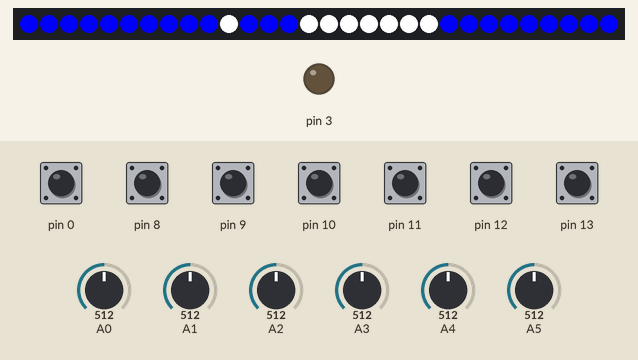
Recording of a sketch running on a simulated Arduino Uno, built for the host (arithmetic inside an expression is 32-bit, double 64-bit). Parts: 30 RGB LEDs in strip order, left to right, output pins drawn as LEDs (lit = HIGH). The inputs (shaded band) are chosen by the test bench; at power-on: pin 0, pin 8–13 HIGH, A0 = 512, A1 = 512, A2 = 512, A3 = 512, A4 = 512, A5 = 512. Dim RGB values are drawn brighter than linear; colours are those a GRB WS2812 strip shows for the declared byte order.

Above: at 3.2 s.
3.3 s: pin 8 pulled LOW for 3.2 s
At 3.38 s:
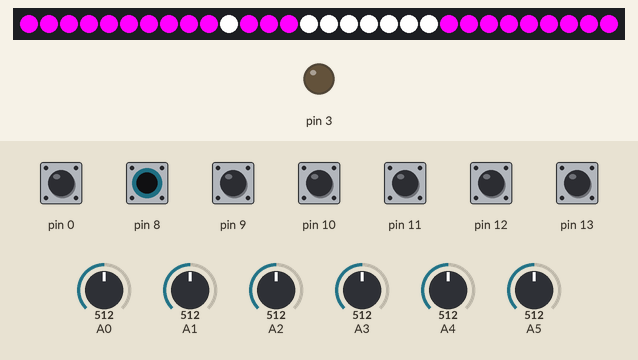
8.0 s: pin 10 pulled LOW for 0.15 s
At 8.8 s:
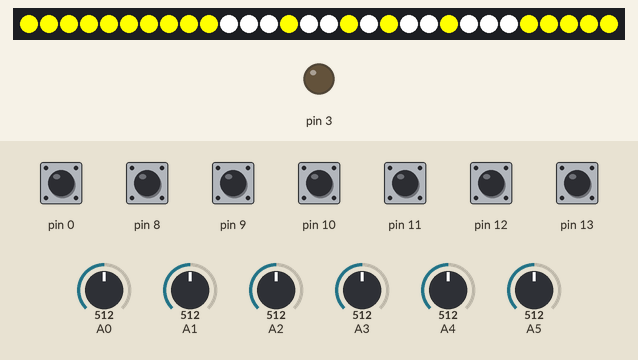
9.6 s: pin 10 pulled LOW for 1 s
At 11.09 s:
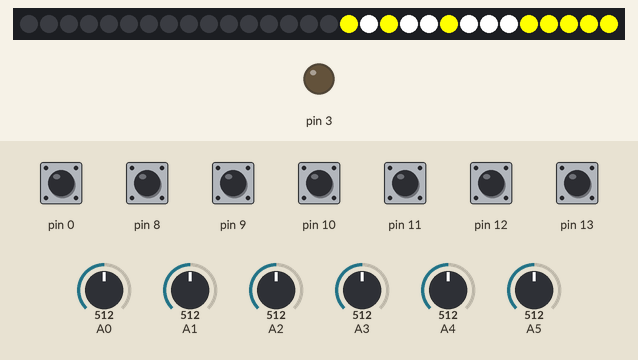
13.0 s: pin 0 pulled LOW for 0.15 s
At 14.7 s:
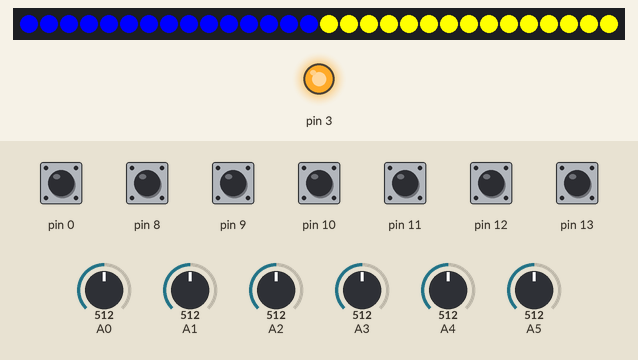
16.1 s: pin 9 pulled LOW for 0.15 s
At 16.27 s:
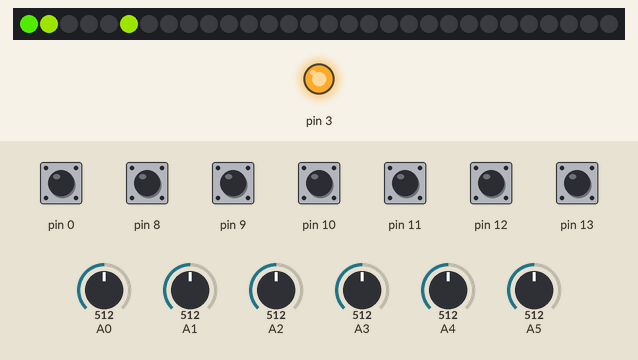
18.2 s: pin 8 pulled LOW for 0.15 s
At 19.1 s:
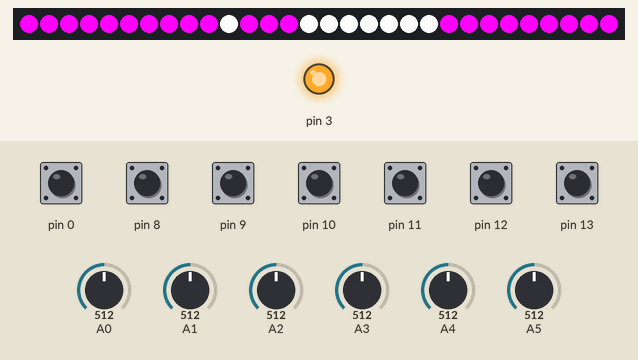
Timing chart, 0 to 20.8 s (numbered marks = the images above; inputs shaded):
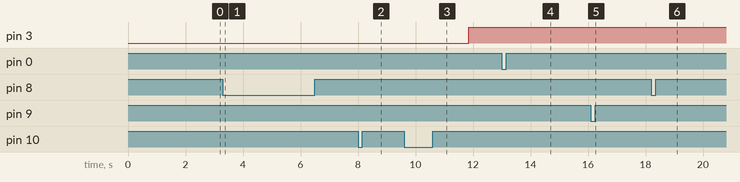

The sketch:

led.1.ino
```cpp
#include "FastLED.h"
#include <pt.h>

#define PT_DELAY(pt, ms, ts) \
    ts = millis(); \
    PT_WAIT_UNTIL(pt, millis()-ts < (ms));

#define BTN0 PIN_PB0
#define BTN1 PIN_PB1
#define BTN2 PIN_PB2
#define BTN3 PIN_PB3
#define BTN4 PIN_PB4
#define BTN5 PIN_PB5
#define VCC_COM 700
#define VCC_PB 600

#define RESET PIN_PD0

#define LDR0 PIN_PC0
#define LDR1 PIN_PC1
#define LDR2 PIN_PC2
#define LDR3 PIN_PC3
#define LDR4 PIN_PC4
#define LDR5 PIN_PC5

#define LED_PIN PIN_PD5

#define NUM_LEDS 30
#define COL 6
#define ROW 5
#define POOL_SIZE 20

CRGB leds[NUM_LEDS];
CRGB highlight = CRGB::White;
CRGB BG = CRGB::White; //change to white
CRGB OFF = CRGB::Black;
CRGB COLOR[6] = {CRGB::Blue, CRGB::Yellow, BG, OFF, CRGB::Aqua, CRGB::Green}; //0=p1 1=p2
CRGB POOL[20] = {
    CRGB::Red,
    CRGB::OrangeRed,
    CRGB::Goldenrod,
    CRGB::Crimson,

    CRGB::Blue,
    CRGB::Indigo,
    CRGB::Purple,
    CRGB::MidnightBlue,

    CRGB::Green,
    ColorFromPalette(RainbowColors_p, 90),
    ColorFromPalette(RainbowColors_p, 85),
    ColorFromPalette(RainbowColors_p, 80),

//    CRGB::LawnGreen,
    ColorFromPalette(RainbowColors_p, 75),
    ColorFromPalette(RainbowColors_p, 70),
    ColorFromPalette(RainbowColors_p, 65),

    CRGB::LimeGreen,
    CRGB::MediumSpringGreen,
    CRGB::Aqua,
    //default color for p1 p2
    CRGB::Blue,
    CRGB::Yellow,
};

int ldr[6] = {LDR0, LDR1, LDR2, LDR3, LDR4, LDR5};
int btn[6] = {BTN0, BTN1, BTN2, BTN3, BTN4, BTN5};
int point[30] = {-1};
int count = 0;
int point_p1 = 0;
int point_p2 = 0;

volatile int grid[COL][ROW];
volatile bool endgame = false;
volatile bool reset = true;
volatile bool draw = false;
volatile int current_player;
volatile int last_drop;
volatile int select;
volatile int brightness = 255;

//struct pt pt_marking;
struct pt pt_switchInput;
//struct pt pt_switchReset;

void setLed(int col, int row, int sel);
void drop(int c);
//void switchInput();
void switchReset();
void checkFin();
void push(int btn, int col);
void markColome(int col);
void fullDisplay(int sel);
void selectColor(int player);
void addPoint();
void calPoint();
void setBright(int w,int x,int y ,int z);

static void switchInput(struct pt* pt);
static void marking(struct pt* pt);

void setup()
{
  FastLED.addLeds<WS2812B, LED_PIN>(leds, NUM_LEDS);
//      .setDither(brightness < 255);
  FastLED.setBrightness(brightness);

  pinMode(PIN_PD3, OUTPUT);
  pinMode(BTN0, INPUT_PULLUP);
  pinMode(BTN1, INPUT_PULLUP);
  pinMode(BTN2, INPUT_PULLUP);
  pinMode(BTN3, INPUT_PULLUP);
  pinMode(BTN4, INPUT_PULLUP);
  pinMode(BTN5, INPUT_PULLUP);
  pinMode(RESET, INPUT_PULLUP);
  pinMode(LDR0, INPUT);
  pinMode(LDR1, INPUT);
  pinMode(LDR2, INPUT);
  pinMode(LDR3, INPUT);
  pinMode(LDR4, INPUT);
  pinMode(LDR5, INPUT);

//  PT_INIT(&pt_marking);
  PT_INIT(&pt_switchInput);
}

void loop()
{
  if (reset)
  {
    fullDisplay(4);
    delay(500);
    fullDisplay(5);
    current_player = 0;
    selectColor();
    selectColor();
    count = 0;
    for(int i=0;i<NUM_LEDS;i++)
      point[i] = -1;
    point_p1 = 0;
    point_p2 = 0;
    reset = false;
  }
  initial();
  while (!endgame)
  {
    marking();
//    marking(&pt_marking);
//    switchInput();
    switchInput(&pt_switchInput);
    switchReset();
  }
  if(!reset)
    addPoint();
  else //endgame
    calPoint();
}

///////////////////////////////////
//////MULTITASK////////////////////
///////////////////////////////////

static void switchInput(struct pt *pt)
{
  static uint32_t ts;
  static unsigned long timestamp = 0;
  PT_BEGIN(pt);

  for (;;)
  {
   if(!digitalRead(BTN0)||!digitalRead(BTN1)||!digitalRead(BTN2)||!digitalRead(BTN3)||!digitalRead(BTN4)||!digitalRead(BTN5)){
      for (int i = 0; i < 6; i++)
        push(btn[i], i);
      checkFin();
  //    PT_YIELD(pt);
    }
      timestamp = millis();
   PT_WAIT_UNTIL(pt, millis() - timestamp > 100);
  }

  PT_END(pt);
}

///////////////////////////////////


void initial()
{
  endgame = false;
  draw = false;
  for (int c = 0; c < COL; c++)
    for (int r = 0; r < ROW; r++)
      setLed(c, r, 3);
  for (int c = 0; c < COL; c++)
    for (int r = 0; r < ROW; r++)
      setLed(c, r, 2);

//  for (int i = 0; i < COL; i++) //rm
//    setLed(i, 4, 4);
  digitalWrite(PIN_PD3, HIGH); //rm
}


void switchInput()
{
    for (int i = 0; i < 6; i++)
      push(btn[i], i);
  checkFin();
}

void switchReset()
{
  if (!digitalRead(RESET))
  {
    reset = true;
    endgame = true;
    while (!digitalRead(RESET)){}
  }
}

void setLed(int col, int row, int sel)
{
  grid[col][row] = sel;
  leds[col * ROW + row] = COLOR[sel];
  delay(20);
  FastLED.show();
}

void selectColor()
{
  select = POOL_SIZE-2;
  for (;;)
  {
    if (!digitalRead(BTN0))
    {
      --select;
      select = select < 0 ? POOL_SIZE-3 : select;
    }
    if (!digitalRead(BTN1))
    {
      ++select;
      select = select > POOL_SIZE-3 ? 0 : select;
    }
    //check duplicate
    if (current_player == 1 && POOL[select] == COLOR[0])
      if (!digitalRead(BTN0))
        --select;
      else
        ++select;

    fullDisplay(3);
    if (!digitalRead(BTN2)) //enter
    {
      COLOR[current_player] = POOL[select];
      current_player = !current_player;
      break;
    }
  }
  while (!digitalRead(BTN2)){}
}

void drop(int c)
{
  int color = current_player;
  last_drop = c;
  for (int r = ROW - 1; r >= 0; r--)
  {
    setLed(c, r, color);
    delay(150);
    if (r == 0 || grid[c][r - 1] != 2)
      break;
    else
      setLed(c, r, 2);
  }
}

void push(int btn, int col)
{
  if (!digitalRead(btn))
  {
    //****don't forget rm last condition
    if (grid[col][ROW - 1] == 2 || grid[col][ROW - 1] == 4)
    {
      digitalWrite(PIN_PD3, LOW); //rm
      drop(col);
      current_player = !current_player;
    }
    digitalWrite(PIN_PD3, HIGH); //rm
    while (!digitalRead(btn)){}
  }
}


void setBright(int w,int x,int y ,int z){
          for(int k=0;k<4;k++){
            leds[w].maximizeBrightness(10);
            leds[x].maximizeBrightness(10);
            leds[y].maximizeBrightness(10);
            leds[z].maximizeBrightness(10);
            FastLED.show();
            delay(100);

            leds[w].maximizeBrightness(100);
            leds[x].maximizeBrightness(100);
            leds[y].maximizeBrightness(100);
            leds[z].maximizeBrightness(100);
            FastLED.show();
            delay(100);

            leds[w].maximizeBrightness(255);
            leds[x].maximizeBrightness(255);
            leds[y].maximizeBrightness(255);
            leds[z].maximizeBrightness(255);
            FastLED.show();
            delay(100);
          }
}

void checkFin()
{
  for(int i=0; i<=COL-4;i++){
    for(int j=0;j<ROW;j++){
      if (grid[i][j] != 2)
      {
        //row
        if (grid[i][j] == grid[i + 1][j] && grid[i][j] == grid[i + 2][j] && grid[i][j] == grid[i + 3][j])
        {
          setBright(i*ROW+j,(i+1)*ROW+j,(i+2)*ROW+j,(i+3)*ROW+j);
          endgame = true;
        }
      }
    }
  }

  for(int i=0;i<COL;i++){
    for(int j=0;j<=ROW-4;j++){
      if (grid[i][j] != 2){
        //col
        if (grid[i][j] == grid[i][j + 1] && grid[i][j] == grid[i][j + 2] && grid[i][j] == grid[i][j + 3]){
          setBright(i*ROW+j,i*ROW+j+1,i*ROW+j+2,i*ROW+j+3);
          endgame = true;
        }
      }
    }
  }

  for (int i = 0; i <= COL-4; i++){
    for (int j = 0; j <= ROW-4; j++){
      if (grid[i][j] != 2){
        //crossup
        if (grid[i][j] == grid[i + 1][j + 1] && grid[i][j] == grid[i + 2][j + 2] && grid[i][j] == grid[i + 3][j + 3]){
          setBright(i*ROW+j,(i+1)*ROW+j+1,(i+2)*ROW+j+2,(i+3)*ROW+j+3);
          endgame = true;
        }
        else if (grid[i][j + 3] != 2 && grid[i][j + 3] == grid[i + 1][j + 2] && grid[i][j + 3] == grid[i + 2][j + 1] && grid[i][j + 3] == grid[i + 3][j]){
          setBright(i*ROW+j+3,(i+1)*ROW+j+2,(i+2)*ROW+j+1,(i+3)*ROW+j);
          endgame = true;
        }
      }
    }
  }
    if (grid[0][ROW - 1] != 2 && grid[1][ROW - 1] != 2 && grid[2][ROW - 1] != 2 && grid[3][ROW - 1] != 2 && grid[4][ROW - 1] != 2 && grid[5][ROW - 1] != 2){
      //draw
      draw = true;
      endgame = true;
    }
    if (endgame){
//    fullDisplay(!current_player);
//    delay(200);
      fullDisplay(5);
//    return 0;
    }
}

void markColome(int col)
{
  push(btn[col],col);
  for (int r = ROW-1; r >= 0; r--){
    if(grid[col][r] == 2){
      grid[col][r] = 3;
      leds[col * ROW + r] = COLOR[3];
    }
//      setLed(col,r,3);
    if(!digitalRead(BTN0)||!digitalRead(BTN1)||!digitalRead(BTN2)||!digitalRead(BTN3)||!digitalRead(BTN4)||!digitalRead(BTN5))
      break;
  }
  FastLED.show();
  delay(200);
  for (int r = ROW-1; r >=0; --r){
    if(grid[col][r] == 3){
      grid[col][r] = 2;
      leds[col * ROW + r] = COLOR[2];
    }
//      setLed(col,r,2);
  }
  FastLED.show();
  push(btn[col],col);
  checkFin();
  delay(200);
}

void marking()
{
  int get_light[COL + 1];
  for (int i = 0; i < COL; i++){
    get_light[i] = analogRead(ldr[i]);
//    if(!digitalRead(BTN0)||!digitalRead(BTN1)||!digitalRead(BTN2)||!digitalRead(BTN3)||!digitalRead(BTN4)||!digitalRead(BTN5)){
//      switchInput();
//      return 0;
//    }
  }
  get_light[COL] = 1024;

  //check min
  int mn = COL;
  for (int i = 0; i < COL; i++){
    mn = get_light[i] < get_light[mn] ? i : mn;
//    if(!digitalRead(BTN0)||!digitalRead(BTN1)||!digitalRead(BTN2)||!digitalRead(BTN3)||!digitalRead(BTN4)||!digitalRead(BTN5)){
//      switchInput();
//      return 0;
//    }
  }
  if (analogRead(ldr[mn]) < VCC_PB && mn != COL)
    markColome(mn);
}

void fullDisplay(int sel)
{

  //winner
  if (sel == 0 || sel == 1)
  {
    for (int c = 0; c < COL; c++)
      for (int r = 0; r < ROW; r++)
        leds[c*ROW+r]=COLOR[sel];
    FastLED.show();
    delay(500);
  }

  //draw
  else if (sel == 2)
  {
    for (int c = 0; c < COL / 2; c++)
      for (int r = 0; r < ROW; r++)
        leds[c*ROW+r]=COLOR[0];
    for (int c = COL / 2; c < COL; c++)
      for (int r = 0; r < ROW; r++)
        leds[c*ROW+r]=COLOR[1];
    FastLED.show();
    delay(500);
  }

  //select
  else if (sel == 3)
  {
    for (int i = 0; i < NUM_LEDS; i++)
      leds[i] = POOL[select];
    if (current_player == 0)
    {
      leds[2 * ROW] = BG;
      leds[2 * ROW + 4] = BG;
      for (int i = 0; i < ROW; i++)
        leds[3 * ROW + i] = BG;
      leds[4 * ROW] = BG;
    }
    else if (current_player == 1)
    {
      for (int i = 0; i < ROW; i++)
      {
        if (i == 3)
          continue;
        leds[2 * ROW + i] = BG;
      }
      for (int i = 0; i < ROW; i += 2)
        leds[3 * ROW + i] = BG;
      for (int i = 0; i < ROW; i++)
      {
        if (i == 1)
          continue;
        leds[4 * ROW + i] = BG;
      }
    }
    FastLED.show();
    delay(100);
  }

  //reset
  else if (sel == 4)
  {
    //set Rainbow
    //part1
    for (int i = 0; i < 5; i++)
    {
      int x = 0;
      for (int j = 0; j < i + 1; j++)
      {
        leds[x * ROW + (i - j)] = ColorFromPalette(RainbowColors_p, i * 20 + 25);
        x++;
      }
      FastLED.show();
      delay(100);
    }
    //part2
    for (int i = 1; i < COL; i++)
    {
      int y = 5;
      for (int j = i; j < COL; j++)
      {
        y--;
        leds[j * ROW + y] = ColorFromPalette(RainbowColors_p, i * 25 + 100);
      }
      FastLED.show();
      delay(100);
    }
  }
  //disappear
  else if (sel == 5)
  {
    for (int i = 0; i < 5; i++)
    {
      int x = 0;
      for (int j = 0; j < i + 1; j++)
      {
        leds[x * ROW + (i - j)] = OFF;
        x++;
      }
      FastLED.show();
      delay(70);
    }
    //part2
    for (int i = 1; i < COL; i++)
    {
      int y = 5;
      for (int j = i; j < COL; j++)
      {
        y--;
        leds[j * ROW + y] = OFF;
      }
      FastLED.show();
      delay(70);
    }
  }
}

void addPoint(){
  if(draw)
    return 0;
  if(!current_player==0)
    point_p1+=1;
  else if(!current_player==1)
    point_p2+=1;

  point[count] = !current_player;
  for (int c = 0; c < COL; c++)
    for (int r = 0; r < ROW; r++)
      setLed(c, r, 2);
  for(int i=0;i<count;i++)
      setLed(i%5,4-i/6,point[i]);
  delay(500);
  setLed(count%5,4-count/6,point[count]);
  count+=1;
  delay(1000);
}

void calPoint(){
  fullDisplay(5);
  if(point_p1>point_p2)
    fullDisplay(0);
  else if(point_p2>point_p1)
    fullDisplay(1);
  else if(point_p1==point_p2)
    fullDisplay(2);
  delay(1000);
  fullDisplay(5);
}
```

peri.c
```cpp
#include <avr/io.h>
#include "peri.h"

void init_peri()
{
    DDRC |= ((1 << PD5) | (1 << PD6));
    // DDRC &= ~(0 << PC4);

    //enable pull up register on pc3
    // PORTC |= (1<< PC3);
}

void set_led_value(uint8_t value)
{
    PORTC &= ~(0b111);
    PORTC |= (value & 0b111);
}
```

peri.h
```cpp
#include <avr/io.h>

void init_peri();
void set_led_value(uint8_t value);
```

Measured:
- after the input at 3.3 s, the LEDs: change at once (image 1)
- after the input at 8.0 s, the LEDs: change after 0.15 s (image 2)
- after the input at 9.6 s, pin 3: LOW → HIGH after 2.3 s; the LEDs: first change after 1.0 s (image 3 shows a later state)
- after the input at 13.0 s, the LEDs: first change after 0.15 s (image 4 shows a later state)
- after the input at 16.1 s, the LEDs: change after 0.07 s (image 5)
- after the input at 18.2 s, the LEDs: first differ from a run without the input after 0.09 s (image 6)
